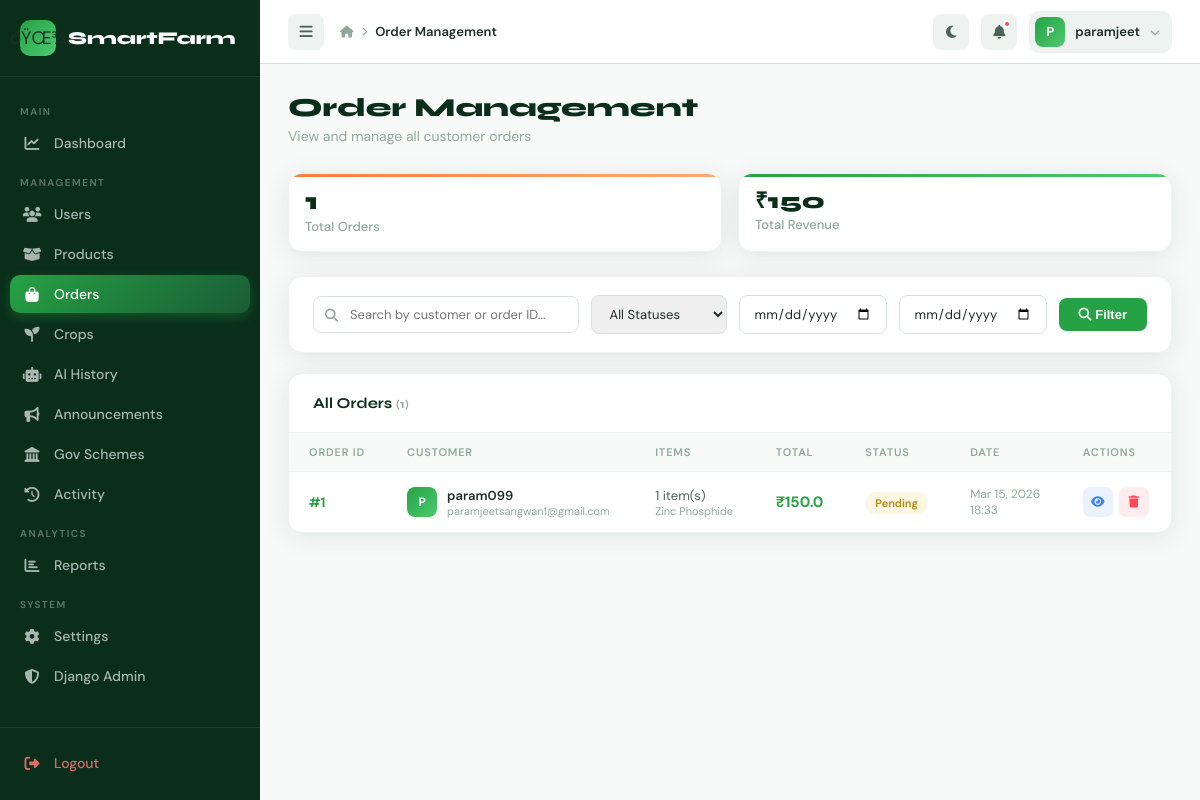
The page /myadmin/orders/ (signed in) on the database as committed earlier.
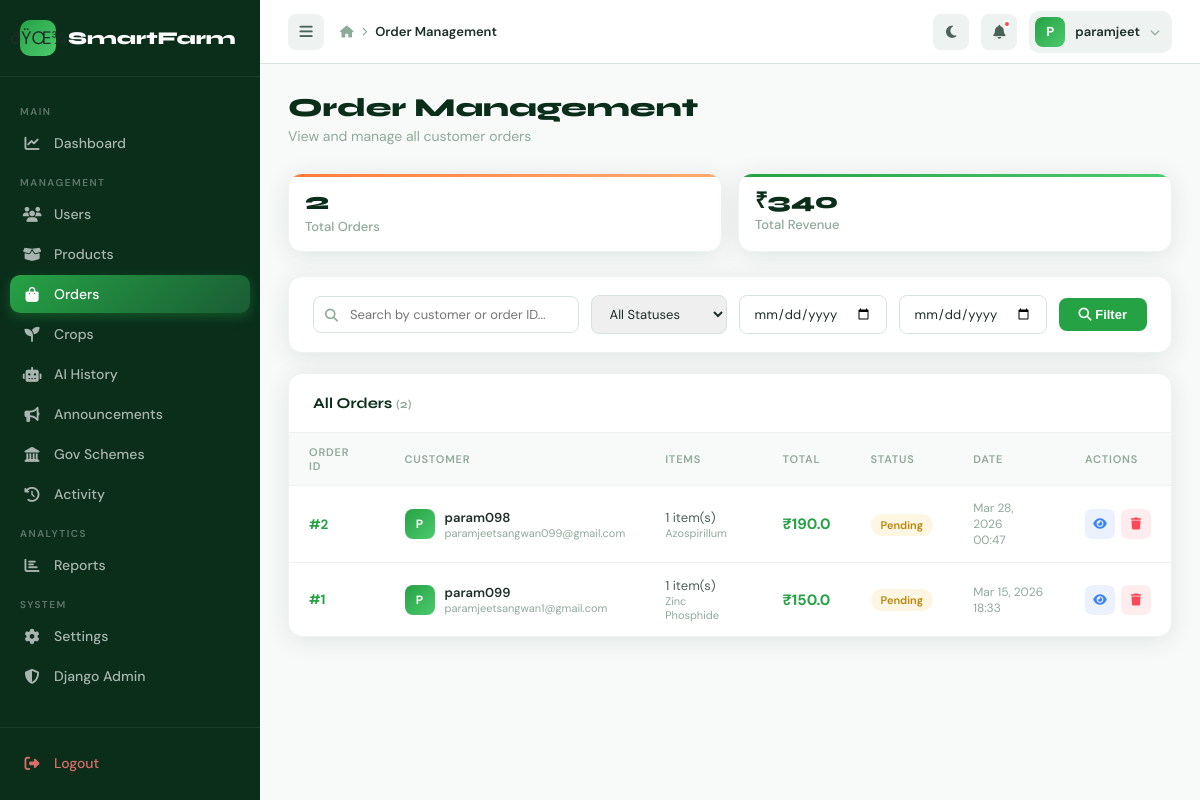
The same page on the database as committed later.
### apps/orders/models.py (models this page shows, shortened)
class Order(models.Model):
    STATUS_CHOICES = [
        ('pending',    'Pending'),
        ('processing', 'Processing'),
        ('shipped',    'Shipped'),
        ('delivered',  'Delivered'),
        ('cancelled',  'Cancelled'),
        ('returned',   'Returned'),
    ]
    PAYMENT_CHOICES = [
        ('cod',      'Cash on Delivery'),
        ('razorpay', 'Razorpay'),
        ('stripe',   'Stripe'),
        ('upi',      'UPI'),
        ('card',     'Credit / Debit Card'),
    ]
    user = models.ForeignKey(User, on_delete=models.CASCADE, related_name='orders')
    shipping_address = models.ForeignKey(
        ShippingAddress, on_delete=models.SET_NULL,
        null=True, blank=True, related_name='orders'
    )
    total_price = models.FloatField(default=0)
    status = models.CharField(max_length=20, choices=STATUS_CHOICES, default='pending')
    payment_method = models.CharField(max_length=20, choices=PAYMENT_CHOICES, default='cod')
    payment_status = models.CharField(
        max_length=20,
        choices=[('pending','Pending'),('paid','Paid'),('failed','Failed'),('refunded','Refunded')],
        default='pending'
    )
    upi_transaction_id = models.CharField(max_length=100, blank=True, null=True)
    created_at = models.DateTimeField(auto_now_add=True)

class OrderItem(models.Model):
    order = models.ForeignKey(Order, related_name='items', on_delete=models.CASCADE)
    item_type = models.CharField(max_length=50, default='tool')
    item_id = models.PositiveIntegerField(default=0)
    name = models.CharField(max_length=100, default='unknown')
    price = models.FloatField(default=0)
    quantity = models.PositiveIntegerField(default=1)

### apps/admin_panel/views.py (the view)
    def wrapper(request, *args, **kwargs):
        if not request.user.is_authenticated:
            return redirect('login')
        if not request.user.is_staff:
            messages.error(request, 'Access denied. Admin only.')
            return redirect('login')  # FIX: was redirect('dashboard') — sent to user dashboard
        return view_func(request, *args, **kwargs)

### apps/admin_panel/views.py (called while the page is built)
def admin_required(view_func):
    def wrapper(request, *args, **kwargs):
        if not request.user.is_authenticated:
            return redirect('login')
        if not request.user.is_staff:
            messages.error(request, 'Access denied. Admin only.')
            return redirect('login')  # FIX: was redirect('dashboard') — sent to user dashboard
        return view_func(request, *args, **kwargs)
    wrapper.__name__ = view_func.__name__
    return wrapper

### templates/admin_panel/orders.html (shortened to what the changed rows need)
{% extends "admin_panel/base_admin.html" %}
{% block content %}
<div class="page-header">
    <h1 class="page-title">Order Management</h1>
</div>
<div style="display:grid;grid-template-columns:repeat(auto-fit,minmax(160px,1fr));gap:16px;margin-bottom:24px;">
    <div class="stat-card orange" style="padding:16px;">
        <div class="stat-value" style="font-size:24px;">{{ total_orders }}</div>
        <div class="stat-label">Total Orders</div>
    </div>
    <div class="stat-card green" style="padding:16px;">
        <div class="stat-value" style="font-size:22px;">₹{{ total_revenue|floatformat:0 }}</div>
        <div class="stat-label">Total Revenue</div>
    </div>
</div>
<div class="table-card">
    <div class="table-header">
        <span class="table-title">All Orders <span style="font-size:12px;color:var(--gray-400);">({{ total_orders }})</span></span>
    </div>
    <div style="overflow-x:auto;">
    <table>
        <thead>
            <tr>
                <th>Order ID</th>
                <th>Customer</th>
                <th>Items</th>
                <th>Total</th>
                <th>Status</th>
                <th>Date</th>
                <th>Actions</th>
            </tr>
        </thead>
        <tbody>
            {% for order in orders %}
            <tr>
                <td><strong style="color:var(--green-bright);">#{{ order.id }}</strong></td>
                <td>
                    <div style="display:flex;align-items:center;gap:10px;">
                        <div style="width:30px;height:30px;border-radius:8px;background:linear-gradient(135deg,var(--green-bright),var(--green-light));display:flex;align-items:center;justify-content:center;color:white;font-weight:700;font-size:12px;">
                            {{ order.user.username|first|upper }}
                        </div>
                        <div>
                            <div style="font-weight:600;font-size:13px;">{{ order.user.username }}</div>
                            <div style="font-size:11px;color:var(--gray-400);">{{ order.user.email }}</div>
                        </div>
                    </div>
                </td>
                <td>
                    <span style="font-size:13px;color:var(--gray-600);">{{ order.items.count }} item(s)</span>
                    <div style="font-size:11px;color:var(--gray-400);">
                        {% for item in order.items.all|slice:":2" %}{{ item.name }}{% if not forloop.last %}, {% endif %}{% endfor %}
                    </div>
                </td>
                <td style="font-weight:700;color:var(--green-bright);font-size:15px;">₹{{ order.total_price }}</td>
                <td><span class="status-badge {{ order.status }}">{{ order.status|capfirst }}</span></td>
                <td style="font-size:12px;color:var(--gray-400);">{{ order.created_at|date:"M d, Y" }}<br>{{ order.created_at|time:"H:i" }}</td>
                <td>
                    <div style="display:flex;gap:6px;">
                        <a href="{% url 'admin_order_detail' order.id %}"
                            style="width:30px;height:30px;border-radius:7px;background:rgba(59,130,246,0.1);color:var(--accent-blue);display:flex;align-items:center;justify-content:center;text-decoration:none;font-size:12px;"
                            title="View details">
                            <i class="fas fa-eye"></i>
                        </a>
                        <form method="POST" action="{% url 'admin_order_delete' order.id %}" onsubmit="return confirm('Delete Order #{{ order.id }}?')">
                            <button type="submit"
                                style="width:30px;height:30px;border-radius:7px;background:rgba(255,71,87,0.1);color:var(--accent-red);border:none;cursor:pointer;font-size:12px;"
                                title="Delete order">
                                <i class="fas fa-trash"></i>
                            </button>
                        </form>
                    </div>
                </td>
            </tr>
            {% empty %}
            <tr><td colspan="7" style="text-align:center;padding:40px;color:var(--gray-400);">
                <i class="fas fa-shopping-bag" style="font-size:32px;margin-bottom:10px;display:block;opacity:0.3;"></i>
                No orders found
            </td></tr>
            {% endfor %}
        </tbody>
    </table>
    </div>
</div>
{% endblock %}

Rows that differ between the two databases and show on the page:
added Order: id "2", user.username|first "P", user.username "param098", user.email "paramjeetsangwan099@gmail.com", items.count "1", total_price "190.0", status "Pending", created_at "Mar 28, 2026", created_at "00:47"
added OrderItem: name "Azospirillum", shown under "2"
Other text that changed with them:
{{ total_orders }}: "1" → "2"
{{ total_revenue|floatformat:0 }}: "150" → "340"
